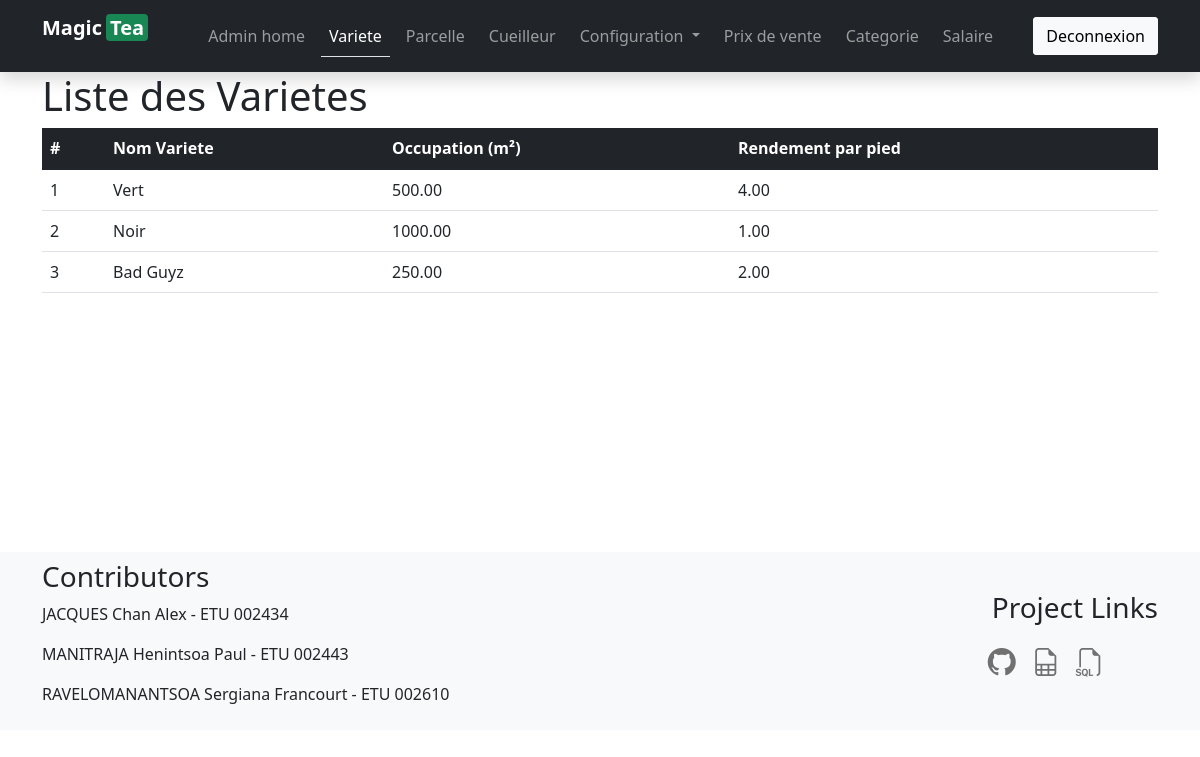
The page /pages/admin/read-variete.php on the database its author committed.
### tables this page shows
CREATE TABLE the_VarietesThes(
                                 idVarieteThe INT AUTO_INCREMENT,
                                 NomVariete VARCHAR(100)  NOT NULL,
                                 Occupation DECIMAL(15,2)   NOT NULL,
                                 RendementParPied DECIMAL(15,2)   NOT NULL,
                                 PRIMARY KEY(idVarieteThe),
                                 UNIQUE(NomVariete)
);

### inc/php/crudFuncts/select.php (called while the page is built, shortened)
<?php
function exeSelect( $connection, $query )
{
    try {
        $result = mysqli_query( $connection, $query );
        $utilisateurs = [];
        while ( $row = mysqli_fetch_assoc( $result ) ) {
            $utilisateurs[] = $row;
        }
        return $utilisateurs;
    }
    catch ( Exception $e ) {
        error_log( $e->getMessage() );
        echo "An error occurred: " . htmlspecialchars( $e->getMessage() );
    }
    return null;
}
function getAllRows( $connection, $tableName )
{
    if ( isset( $connection ) && isset( $tableName ) ) {
        $query = "SELECT * FROM $tableName";
        return exeSelect( $connection, $query );
    } else {
        echo "connection OR tableName cannot be null!";
        return null;
    }
}
function getAllVarietes( $connection )
{
    return getAllRows( $connection, "the_varietesthes" );
}

### pages/admin/read-variete.php (the view, shortened to what this page needs)
<?php
include "static/header.php";
require_once '../../inc/php/crudFuncts/select.php';
$connection = db_connect();
$variete = getAllVarietes($connection);
closeConnection($connection);?>
<div class="main min-height-style">
        <div class="container">
            <h1>Liste des Varietes</h1>
            <table class="table table-hover">
                <thead class="table-dark">
                  <tr>
                    <th scope="col">#</th>
                    <th scope="col">Nom Variete</th>
                    <th scope="col">Occupation (m²)</th>
                    <th scope="col">Rendement par pied</th>
                  </tr>
                </thead>
                <tbody>
      <?php     for ($i=0; $i < count($variete) ; $i++) { ?>
                  <tr>
                      <td> <?= $variete[$i]['idVarieteThe']?> </td>
                      <td> <?= $variete[$i]['NomVariete']?> </td>
                      <td> <?= $variete[$i]['Occupation']?> </td>
                      <td><?= $variete[$i]['RendementParPied']?></td>
                  </tr>
    <?php  }?>
                </tbody>
              </table>
        </div>
    </div>
<?php
include "static/footer.php";
?>

### assets/style.css (style rules this page uses)
.min-height-style { min-height: 60vh; }

### rows shown on the page
the_varietesthes: idVarieteThe "1", NomVariete "Vert", Occupation "500.00", RendementParPied "4.00"
the_varietesthes: idVarieteThe "2", NomVariete "Noir", Occupation "1000.00", RendementParPied "1.00"
the_varietesthes: idVarieteThe "3", NomVariete "Bad Guyz", Occupation "250.00", RendementParPied "2.00"
